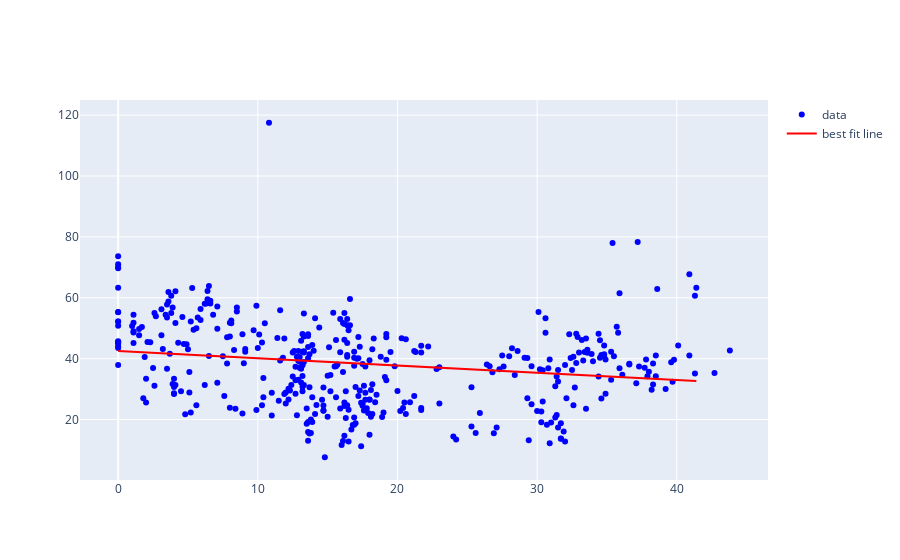

Notebook cell for this chart:
### Code cell
fig.add_trace(go.Scatter(x=X_test.reshape(-1), y=y_pred.reshape(-1), line_shape='linear', marker=dict(color='red'), name='best fit line'))

### Figure 1 — Plotly figure (JSON) as saved in the notebook; plotly's stock layout.template omitted (floating-point values rounded to 4 significant figures; data arrays with more than 128 entries replaced by an {"elided": "..."} marker saying what was removed)
{"data": [{"marker": {"color": "blue"}, "mode": "markers", "name": "data", "type": "scatter", "x": {"elided": "414 float values"}, "y": {"elided": "414 float values"}}, {"line": {"shape": "linear"}, "marker": {"color": "red"}, "name": "best fit line", "type": "scatter", "x": [18.2, 0, 40.9, 26.6, 32.3, 1.1, 16.4, 12.7, 31.7, 3.7, 10.5, 30.4, 11.8, 8.5, 9.7, 15, 30.6, 17.5, 15.6, 14.8, 10.3, 3.1, 3.5, 30.4, 16.1, 16, 30.8, 18.9, 15.9, 1.7, 15.6, 28.4, 16.2, 18.1, 4.7, 33.2, 11.4, 35.9, 11, 13.2, 23, 15.2, 16.9, 13.2, 6.4, 16.3, 38.3, 29.3, 16.8, 3.6, 3.6, 0, 0, 15.7, 1.8, 13.1, 16.1, 18.1, 28.2, 5.6, 29.4, 7.5, 41.4, 2.1, 30.3, 8.5, 2.7, 19.2, 37.8, 25.3, 24, 30.6, 20.4, 9.9, 33.3, 16.9, 13.9, 13.9, 16.1, 34.9, 38.3, 20.9, 18.5], "y": [38.16, 42.48, 32.78, 36.17, 34.82, 42.22, 38.59, 39.46, 34.96, 41.6, 39.99, 35.27, 39.68, 40.46, 40.18, 38.92, 35.22, 38.33, 38.78, 38.97, 40.03, 41.74, 41.65, 35.27, 38.66, 38.68, 35.17, 38.0, 38.71, 42.07, 38.78, 35.74, 38.64, 38.18, 41.36, 34.6, 39.77, 33.96, 39.87, 39.35, 37.02, 38.87, 38.47, 39.35, 40.96, 38.61, 33.4, 35.53, 38.49, 41.62, 41.62, 42.48, 42.48, 38.75, 42.05, 39.37, 38.66, 38.18, 35.79, 41.15, 35.51, 40.7, 32.66, 41.98, 35.29, 40.46, 41.84, 37.92, 33.51, 36.48, 36.79, 35.22, 37.64, 40.13, 34.58, 38.47, 39.18, 39.18, 38.66, 34.2, 33.4, 37.52, 38.09]}], "layout": {"autosize": true, "xaxis": {"autorange": true, "range": [-2.926, 46.73], "type": "linear"}, "yaxis": {"autorange": true, "range": [-1.469, 126.6], "type": "linear"}}}
